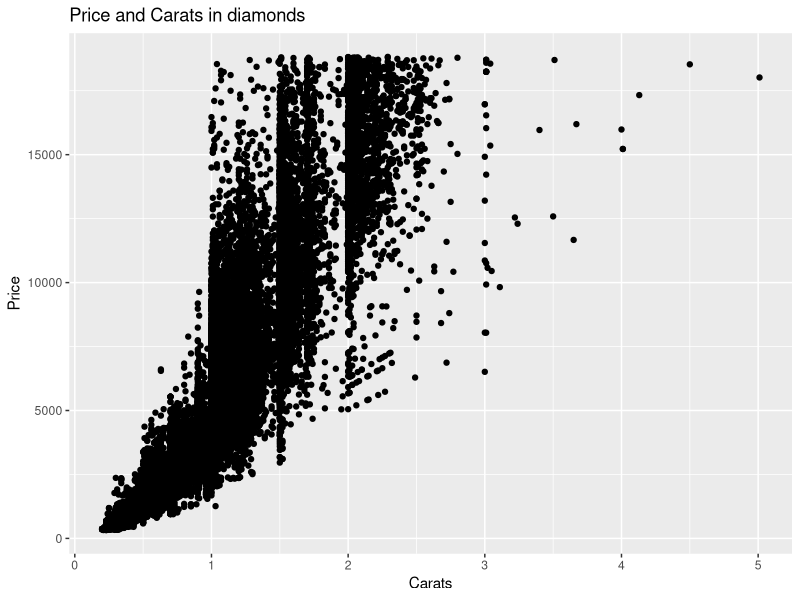
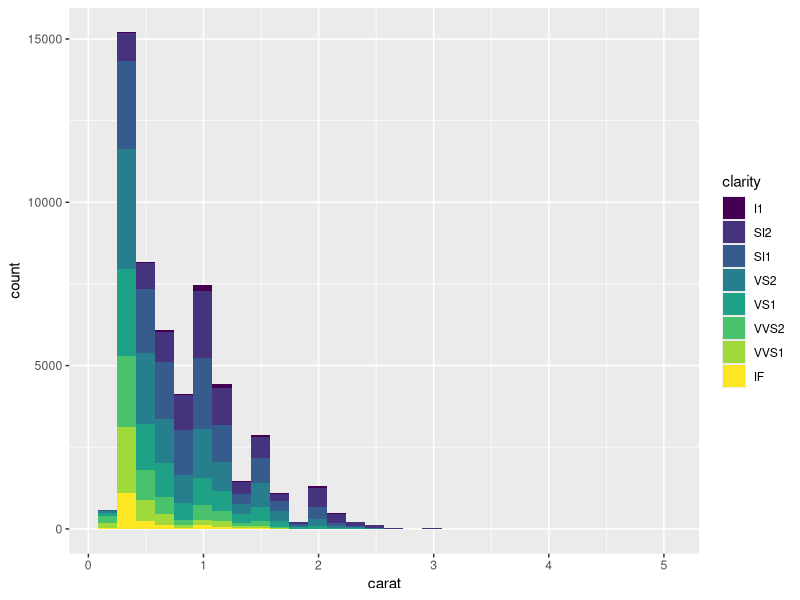
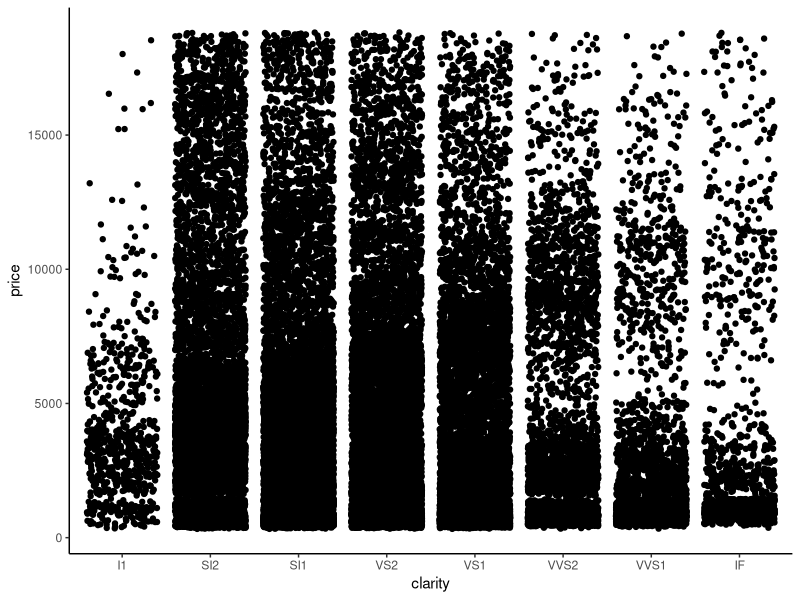

Write the R code that produced these figures, in order.
## ---- chunk 1
knitr::opts_chunk$set(echo = TRUE)
library(tidyverse)
library(skimr)
library(GGally)
## ---- chunk 2
#explore the diamonds dataset
names(diamonds)
dim(diamonds)
summary(diamonds)
head(diamonds)
tail(diamonds)
skimr::skim(diamonds)
## ---- chunk 3
   ggplot(data = diamonds, aes(x = carat, y = price)) + geom_point() +labs(title = "Price and Carats in diamonds", x = "Carats", y = "Price")
## ---- chunk 4
ggplot(data = diamonds, aes(x = carat)) + geom_histogram() + labs(Title = "Diamond Carats") + aes(fill = clarity)
## ---- chunk 5
ggplot(data = diamonds, aes(x = clarity, y = price)) + geom_jitter()+theme_classic()
       
